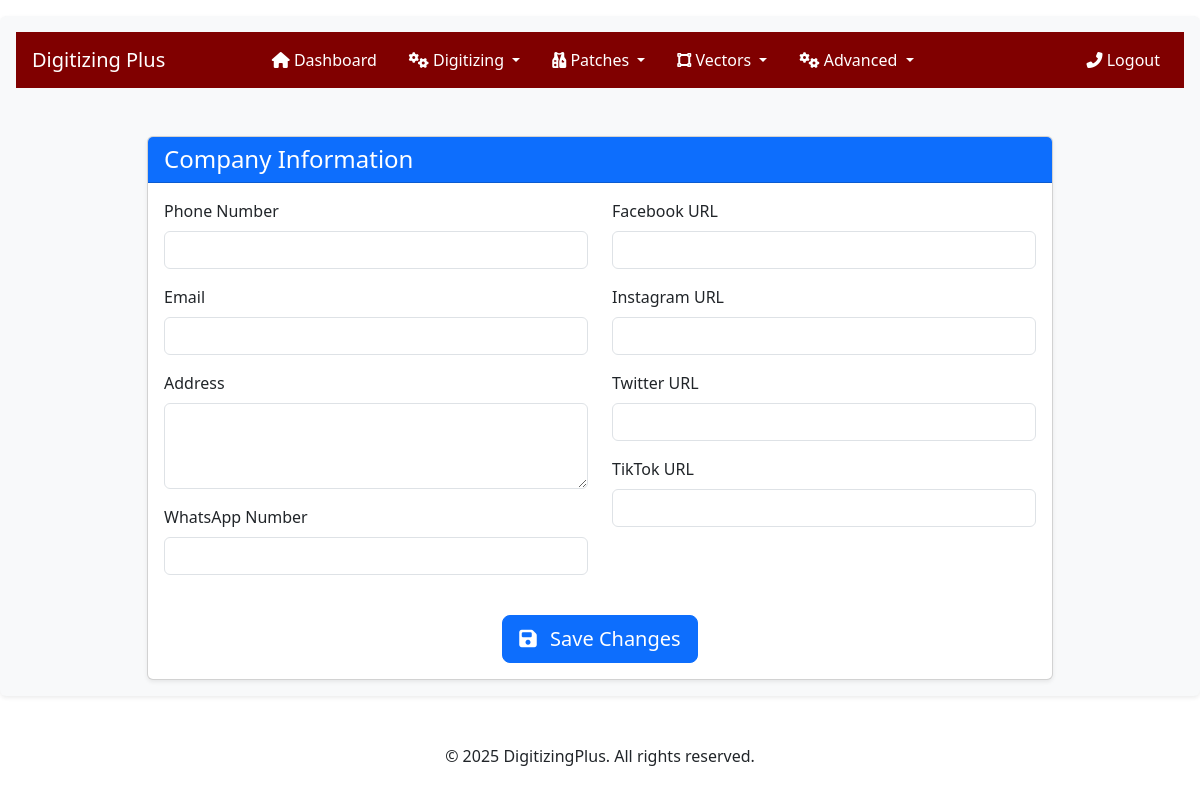
The page /user/admin/company-info/ (signed in) on the database as committed earlier.
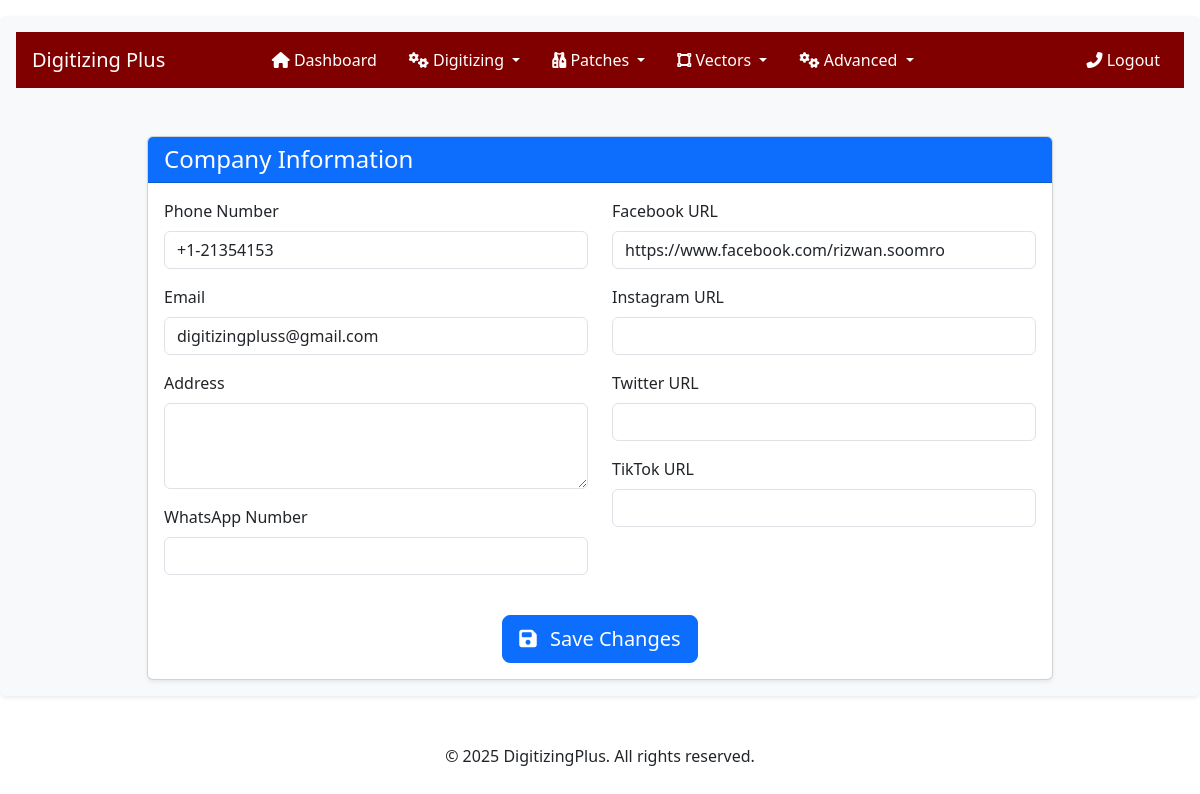
The same page on the database as committed later.
### frontend/models.py (models this page shows, shortened)
class CompanyInfo(models.Model):
    phone = models.CharField(max_length=20, blank=True)
    email = models.EmailField(blank=True)
    address = models.TextField(blank=True)
    facebook = models.URLField(blank=True)
    instagram = models.URLField(blank=True)
    twitter = models.URLField(blank=True)
    tiktok = models.URLField(blank=True)
    whatsapp = models.CharField(max_length=20, blank=True)

### users/adminviews.py (the view, shortened to what this page needs)
# urls.py: path('admin/company-info/', adminviews.update_company_info, name='admin-company-info'),
@login_required
@user_passes_test(lambda u: u.is_superuser)
def update_company_info(request):
    company = CompanyInfo.objects.first()  # Get the single instance
    return render(request, 'users/admin/company-info.html', {'company': company})

### digitizingplus/context_processors.py (called while the page is built)
def company_info(request):
    try:
        company = CompanyInfo.objects.first()
    except CompanyInfo.DoesNotExist:
        company = None
    return {'company_info': company}

### users/templates/users/admin/company-info.html (shortened to what this page needs)
{% extends 'users/admin/base.html' %}
{% load static %}
{% block content %}
<div class="container mt-5">
    <div class="row justify-content-center">
        <div class="col-md-10">
            <div class="card shadow-sm">
                <div class="card-header bg-primary text-white">
                    <h4 class="mb-0">Company Information</h4>
                </div>
                <div class="card-body">
                    <form method="POST" enctype="multipart/form-data">
                        <div class="row">
                            <div class="col-md-6">
                                <div class="mb-3">
                                    <label for="phone" class="form-label">Phone Number</label>
                                    <input type="text" id="phone" name="phone" class="form-control" value="{{ company.phone|default:'' }}">
                                </div>
                                <div class="mb-3">
                                    <label for="email" class="form-label">Email</label>
                                    <input type="email" id="email" name="email" class="form-control" value="{{ company.email|default:'' }}">
                                </div>
                                <div class="mb-3">
                                    <label for="address" class="form-label">Address</label>
                                    <textarea id="address" name="address" class="form-control" rows="3">{{ company.address|default:'' }}</textarea>
                                </div>
                                <div class="mb-3">
                                    <label for="whatsapp" class="form-label">WhatsApp Number</label>
                                    <input type="text" id="whatsapp" name="whatsapp" class="form-control" value="{{ company.whatsapp|default:'' }}">
                                </div>
                            </div>
                            <div class="col-md-6">
                                <div class="mb-3">
                                    <label for="facebook" class="form-label">Facebook URL</label>
                                    <input type="url" id="facebook" name="facebook" class="form-control" value="{{ company.facebook|default:'' }}">
                                </div>
                                <div class="mb-3">
                                    <label for="instagram" class="form-label">Instagram URL</label>
                                    <input type="url" id="instagram" name="instagram" class="form-control" value="{{ company.instagram|default:'' }}">
                                </div>
                                <div class="mb-3">
                                    <label for="twitter" class="form-label">Twitter URL</label>
                                    <input type="url" id="twitter" name="twitter" class="form-control" value="{{ company.twitter|default:'' }}">
                                </div>
                                <div class="mb-3">
                                    <label for="tiktok" class="form-label">TikTok URL</label>
                                    <input type="url" id="tiktok" name="tiktok" class="form-control" value="{{ company.tiktok|default:'' }}">
                                </div>
                            </div>
                        </div>
                        <div class="text-center mt-4">
                            <button type="submit" class="btn btn-primary btn-lg">
                                <i class="fas fa-save me-2"></i> Save Changes
                            </button>
                        </div>
                    </form>
                </div>
            </div>
        </div>
    </div>
</div>
{% endblock %}

Rows that differ between the two databases and show on the page:
added CompanyInfo: phone "+1-21354153", email "digitizingpluss@gmail.com", facebook "https://www.facebook.com/rizwan.soomro"
